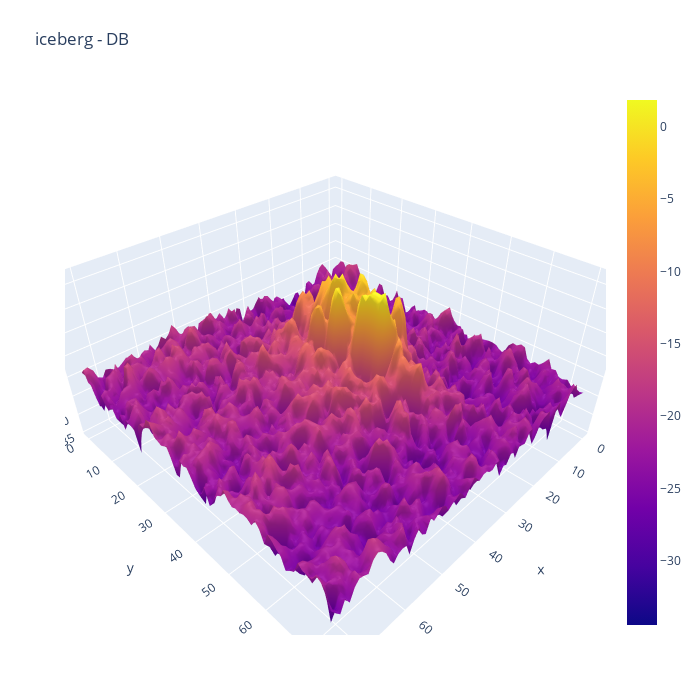

This figure's notebook cell:
### Markdown cell above
## original
`a fancy way of visualization which takes lots of RAM memory -> better not to run for the main analysis`

### Code cell
#Take a look at a iceberg
import plotly.offline as py
import plotly.graph_objs as go
py.init_notebook_mode(connected=True)
def plotmy3d(c, name):

    data = [
        go.Surface(
            z=c
        )
    ]
    layout = go.Layout(
        title=name,
        autosize=False,
        width=700,
        height=700,
        margin=dict(
            l=65,
            r=50,
            b=65,
            t=90
        )
    )
    fig = go.Figure(data=data, layout=layout)
    py.iplot(fig)
plotmy3d(HH[12,:,:], 'iceberg - DB')

### Figure 1 — Plotly figure (JSON) as saved in the notebook; plotly's stock layout.template omitted (floating-point values rounded to 4 significant figures; data arrays with more than 128 entries replaced by an {"elided": "..."} marker saying what was removed)
{"data": [{"type": "surface", "z": {"elided": "75x75 float values"}}], "layout": {"autosize": false, "height": 700, "margin": {"b": 65, "l": 65, "r": 50, "t": 90}, "title": {"text": "iceberg - DB"}, "width": 700}}
